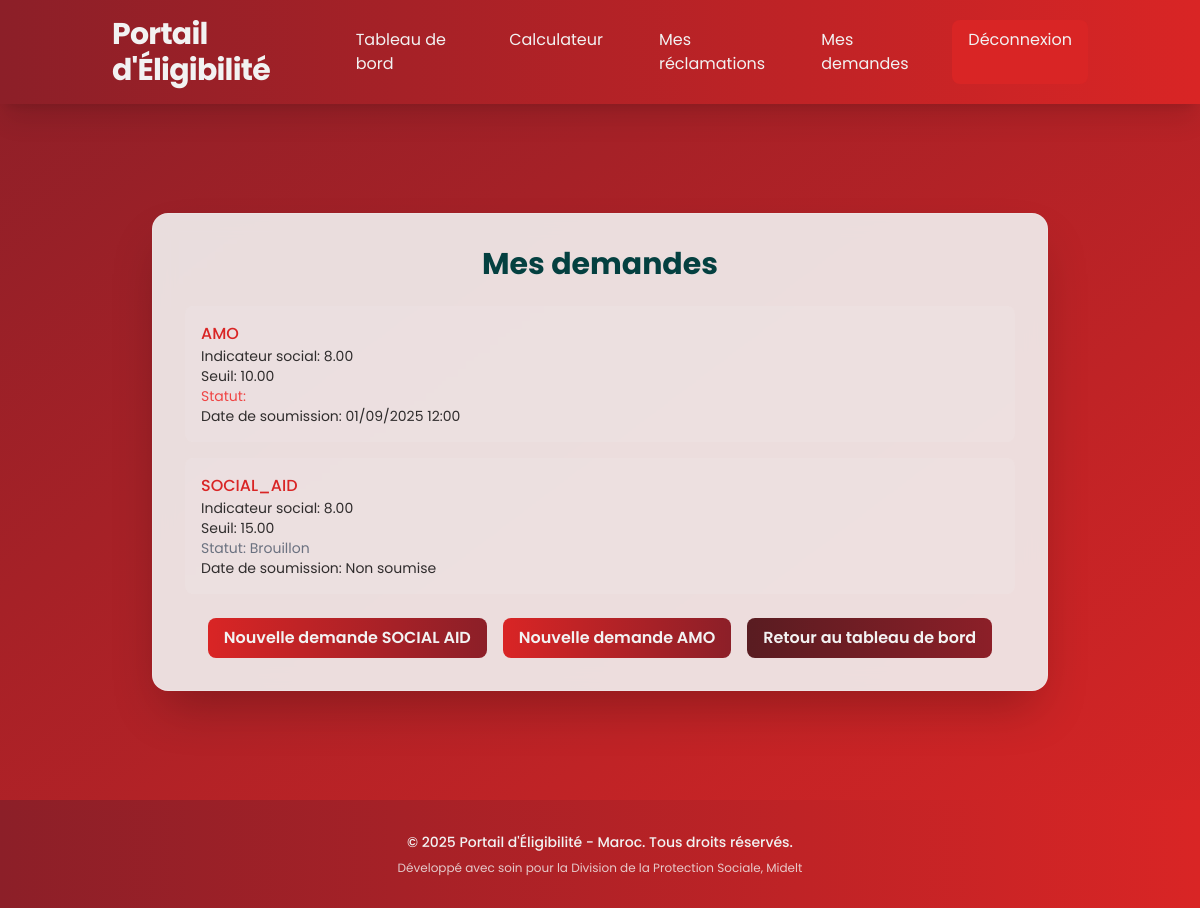
The app's page /applications/ (signed in), older data.
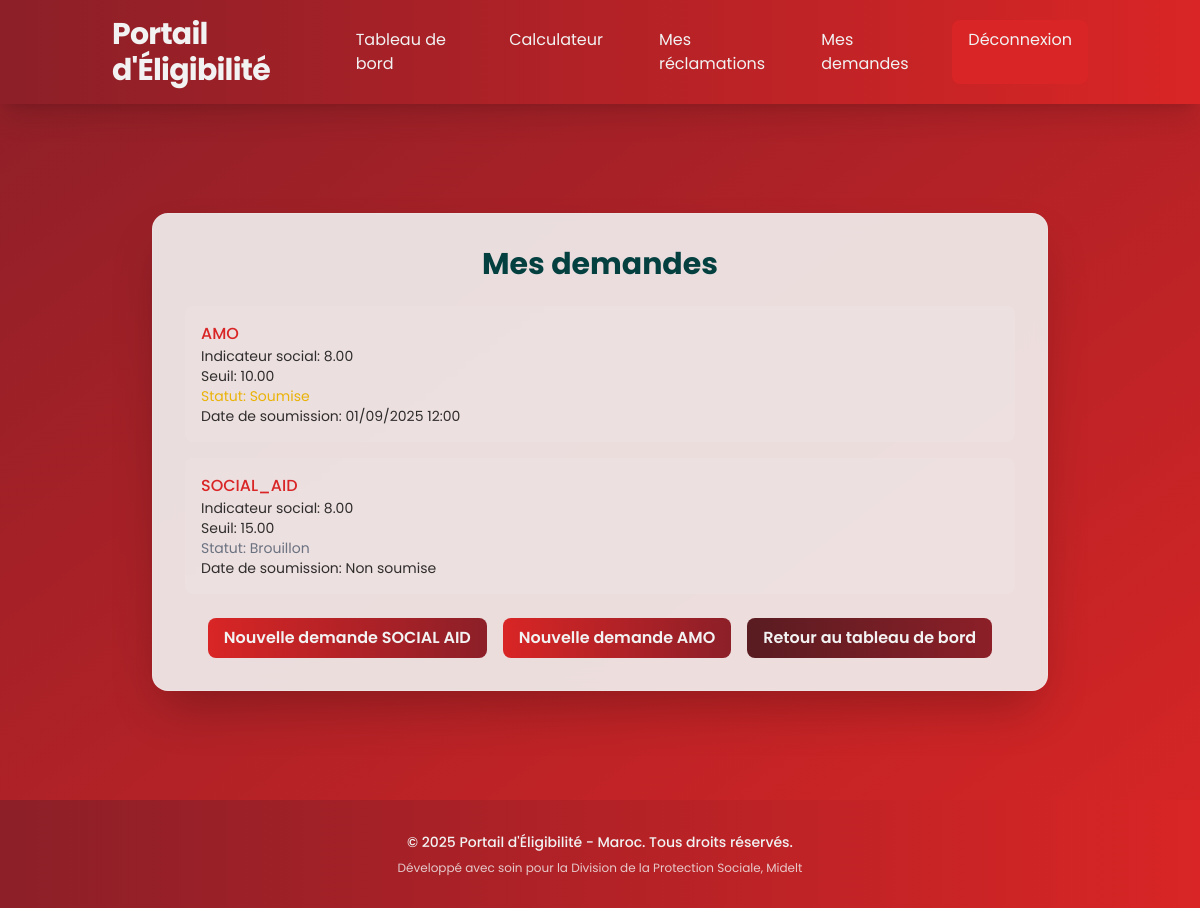
The same page, newer data.
### website/models.py (models this page shows)
class Application(models.Model):
    STATUS_CHOICES = [
        ('draft', 'Draft'),
        ('submitted', 'Submitted'),
        ('under_review', 'Under Review'),
        ('approved', 'Approved'),
        ('rejected', 'Rejected'),
    ]
    PROGRAM_TYPES = [
        ('amo', 'AMO Health Insurance'),
        ('social_aid', 'Social Aid'),
    ]
    id = models.UUIDField(primary_key=True, default=uuid.uuid4, editable=False)
    citizen = models.ForeignKey(User, on_delete=models.CASCADE)
    program_type = models.CharField(max_length=20, choices=PROGRAM_TYPES)
    status = models.CharField(max_length=20, choices=STATUS_CHOICES, default='draft')
    social_indicator_at_submission = models.DecimalField(max_digits=10, decimal_places=4)
    threshold_at_submission = models.DecimalField(max_digits=10, decimal_places=4)
    reviewed_by = models.ForeignKey(User, on_delete=models.SET_NULL, null=True, blank=True, related_name='reviewed_applications')
    review_notes = models.TextField(blank=True)
    submitted_at = models.DateTimeField(null=True, blank=True)
    reviewed_at = models.DateTimeField(null=True, blank=True)
    created_at = models.DateTimeField(auto_now_add=True)
    updated_at = models.DateTimeField(auto_now=True)

### website/views.py (the view)
# urls.py: path('applications/', views.my_applications, name='my_applications'),
@login_required
@user_passes_test(is_citizen)
def my_applications(request):
    applications = Application.objects.filter(citizen=request.user).order_by('-created_at')
    return render(request, 'citizen/my_applications.html', {'applications': applications})

### website/views.py (called while the page is built)
def is_citizen(user):
    return user.user_type == 'citizen'

### website/templates/citizen/my_applications.html (shortened to what this page needs)
{% extends 'base.html' %}
{% block content %}
<div class="flex items-center justify-center py-12" style="height:fit-content; min-height: 75vh;">
    <div class="glass p-8 rounded-2xl shadow-2xl w-full max-w-4xl animate-fade-in-up">
        <h1 class="text-3xl font-bold text-center text-[#044040] mb-6">Mes demandes</h1>
        {% if applications %}
            <ul class="space-y-4">
                {% for application in applications %}
                    <li class="bg-[#F2F2F2]/10 p-4 rounded-lg hover:bg-[#F2F2F2]/20 transition-all duration-300 hover-scale">
                        <p class="font-medium text-[#D92525]">{{ application.program_type|upper }}</p>
                        <p class="text-sm text-[#000000]/80">Indicateur social: {{ application.social_indicator_at_submission|floatformat:2 }}</p>
                        <p class="text-sm text-[#000000]/80">Seuil: {{ application.threshold_at_submission|floatformat:2 }}</p>
                        <p class="text-sm {% if application.status == 'draft' %}text-gray-500{% elif application.status == 'submitted' %}text-yellow-500{% elif application.status == 'under_review' %}text-blue-500{% elif application.status == 'approved' %}text-green-500{% else %}text-red-500{% endif %}">
                            Statut:
                            {% if application.status == 'draft' %}Brouillon
                            {% elif application.status == 'submitted' %}Soumise
                            {% elif application.status == 'under_review' %}En cours d'examen
                            {% elif application.status == 'approved' %}Approuvée
                            {% elif application.status == 'rejected' %}Rejetée
                            {% endif %}
                        </p>
                        <p class="text-sm text-[#000000]/80">Date de soumission: {{ application.submitted_at|date:"d/m/Y H:i"|default:"Non soumise" }}</p>
                    </li>
                {% endfor %}
            </ul>
        {% else %}
            <p class="text-[#000000]/80">Aucune demande enregistrée.</p>
        {% endif %}
        <div class="mt-6 flex space-x-4 justify-center">
            <a href="{% url 'create_application' 'social_aid' %}"
               class="bg-gradient-to-r from-[#D92525] to-[#8C1F28] text-[#F2F2F2] px-4 py-2 rounded-lg font-semibold hover:from-[#591C21] hover:to-[#D92525] transition-all duration-300 hover-scale animate-pulse">
                Nouvelle demande SOCIAL AID
            </a>
            <a href="{% url 'create_application' 'amo' %}"
               class="bg-gradient-to-r from-[#D92525] to-[#8C1F28] text-[#F2F2F2] px-4 py-2 rounded-lg font-semibold hover:from-[#591C21] hover:to-[#D92525] transition-all duration-300 hover-scale animate-pulse">
                Nouvelle demande AMO
            </a>
            <a href="{% url 'citizen_dashboard' %}"
               class="bg-gradient-to-r from-[#591C21] to-[#8C1F28] text-[#F2F2F2] px-4 py-2 rounded-lg font-semibold hover:from-[#591C21] hover:to-[#D92525] transition-all duration-300 hover-scale animate-pulse">
                Retour au tableau de bord
            </a>
        </div>
    </div>
</div>
{% endblock %}

Row changes from the older to the newer data that the page shows:
changed Application "AMO": now shows "Soumise"
